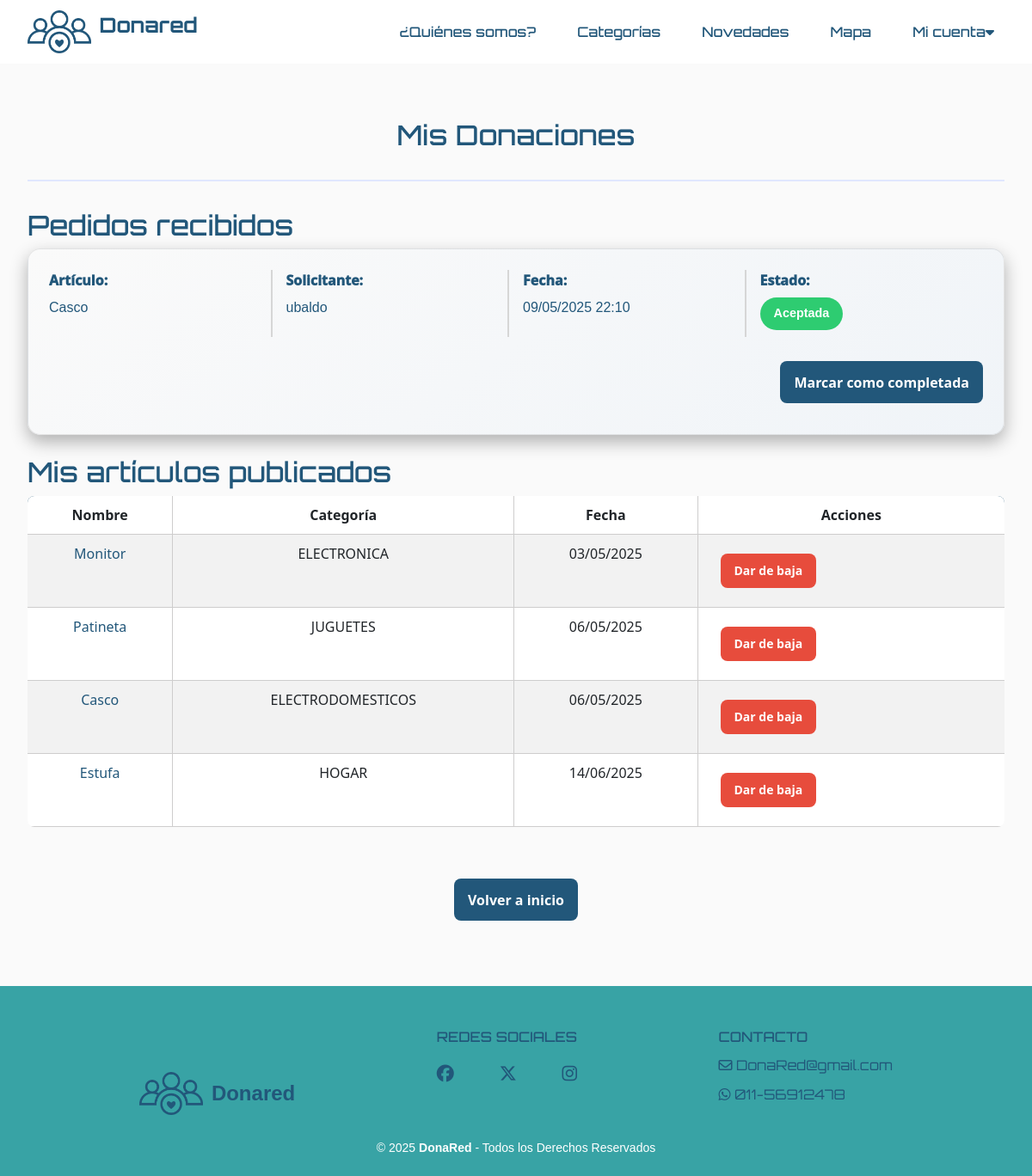
/donaciones/ (signed in), run on an earlier commit of the app's database.
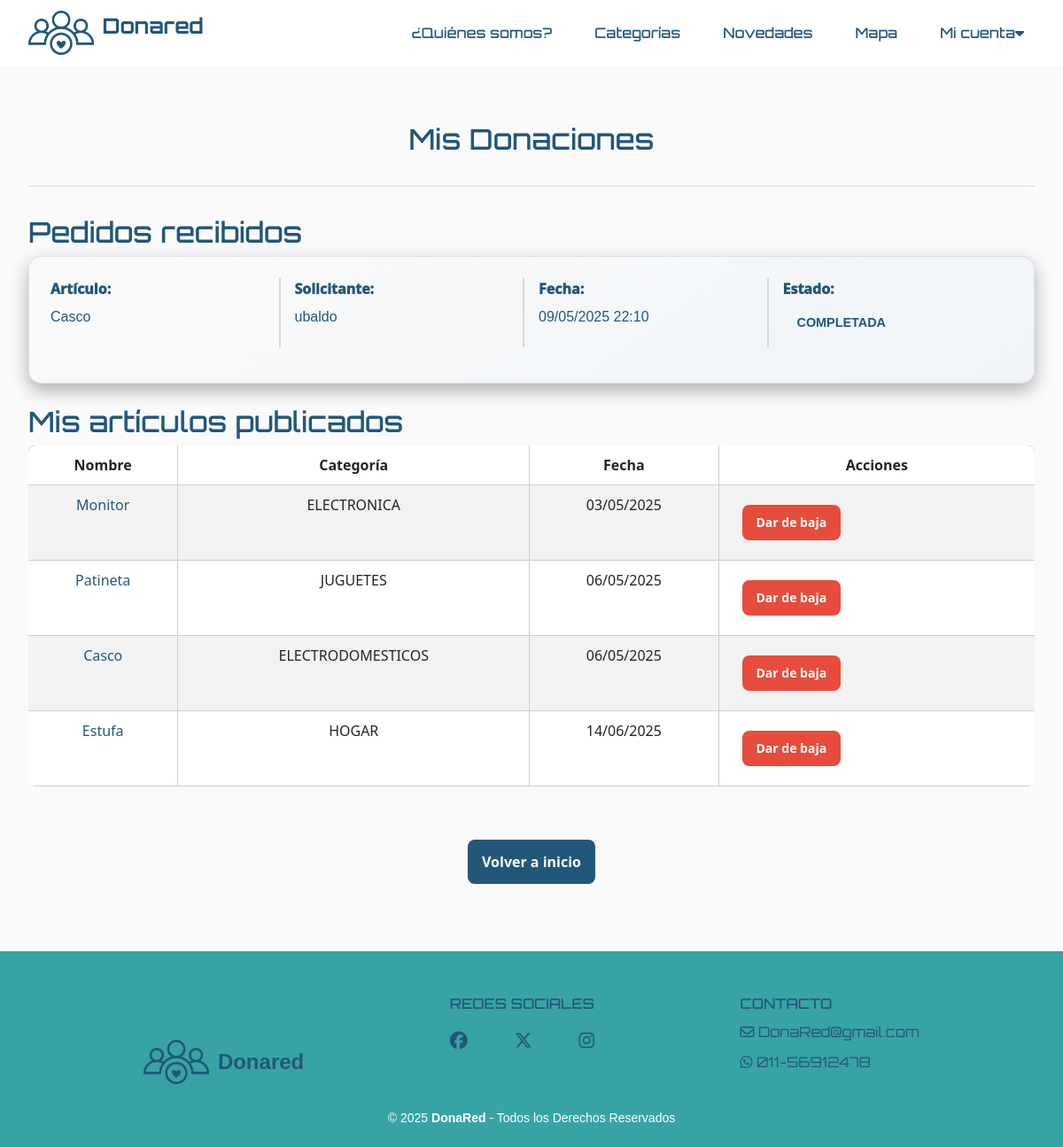
And on a later commit of the database.
### donaredapp/models.py (models this page shows, shortened)
class Solicitud(models.Model):
    item = models.ForeignKey(Item, on_delete=models.CASCADE, related_name='item_solicitudes')
    donante = models.ForeignKey(User, on_delete=models.CASCADE, related_name='donante_solicitudes')
    beneficiario = models.ForeignKey(User, on_delete=models.CASCADE, related_name='beneficiario_solicitudes')
    fecha_creacion = models.DateTimeField(auto_now_add=True)
    STATUS_CHOICES = [
        ('PENDIENTE', 'Pendiente'),
        ('ACEPTADA', 'Aceptada'),
        ('RECHAZADA', 'Rechazada'),
        ('CONCRETADA', 'Concretada'),
    ]
    estado = models.CharField(max_length=20, choices=STATUS_CHOICES, default='PENDIENTE')
    class Meta:
        unique_together = ['item', 'beneficiario']
        verbose_name = 'Donación'
        verbose_name_plural = 'Donaciones'

class Item(models.Model):
    ESTADO_CHOICES = [
        ("activo", "Activo"),
        ("suspendido", "Suspendido"),
        ("donado", "Donado"),
        ("eliminado", "Eliminado"),
    ]
    nombre = models.CharField(max_length=100)
    descripcion = models.TextField(max_length=500)
    categoria = models.ForeignKey(Categoria, on_delete=models.CASCADE)
    fecha_creacion = models.DateTimeField(auto_now_add=True)
    usuario = models.ForeignKey(
        User,
        on_delete=models.CASCADE,
        related_name='items',
        null=True,
    )
    imagen = models.ImageField(upload_to='items/', null=True, blank=True, default='items/sin_imagen.png')
    domicilio = models.CharField(max_length=255, null=True, blank=True)
    estado = models.CharField(max_length=10, choices=ESTADO_CHOICES, default='activo')
    latitude = models.DecimalField(max_digits=9, decimal_places=6, null=True, blank=True)
    longitude = models.DecimalField(max_digits=9, decimal_places=6, null=True, blank=True)

### donaredapp/views_solicitudes.py (the view)
# urls.py: path('donaciones/', views_solicitudes.donaciones, name='donaciones'),
@login_required
def donaciones(request):
    items = Item.objects.filter(usuario=request.user, estado='activo')
    solicitudes = Solicitud.objects.filter(donante=request.user).order_by('-fecha_creacion')
    return render(request, 'donaredapp/donaciones.html', {
        'solicitudes': solicitudes,
        'items': items,
    })

### donaredapp/templates/donaredapp/donaciones.html (shortened to what the changed rows need)
{% extends 'donaredapp/base.html' %}
{% block content %}
<section class="solicitudes-container">
    <div class="solicitudes-header">
        <h2>Mis Donaciones</h2>
    </div>
        <h2>Pedidos recibidos</h2>
        {% if solicitudes %}
            {% for solicitud in solicitudes %}
            <div class="solicitud-card">
                <div class="solicitud-info">
                    <div>
                        <strong>Artículo:</strong>
                        <p><a href="{% url 'donaredapp:tarjeta' item_id=solicitud.item.id %}">{{ solicitud.item.nombre }}</a></p>
                    </div>
                    <div>
                        <strong>Solicitante:</strong>
                        <p>{{ solicitud.beneficiario.username }}</p>
                    </div>
                    <div>
                        <strong>Fecha:</strong>
                        <p>{{ solicitud.fecha_creacion|date:"d/m/Y H:i" }}</p>
                    </div>
                    <div>
                        <strong>Estado:</strong>
                        <p><span class="estado-badge estado-{{ solicitud.estado|lower }}">{{ solicitud.get_estado_display }}</span></p>
                    </div>
                </div>
                <div class="solicitud-actions">
                    {% if solicitud.estado == 'PENDIENTE' %}
                    <form method="post" action="{% url 'donaredapp:gestionar_solicitud' solicitud_id=solicitud.id %}">
                        {% csrf_token %}
                        <input type="hidden" name="action" value="aceptar">
                        <button type="submit" class="btn btn-primary">Aceptar</button>
                    </form>
                    <form method="post" action="{% url 'donaredapp:gestionar_solicitud' solicitud_id=solicitud.id %}">
                        {% csrf_token %}
                        <input type="hidden" name="action" value="rechazar">
                        <button type="submit" class="btn btn-primary">Rechazar</button>
                    </form>
                    {% elif solicitud.estado == 'ACEPTADA' %}
                    <form method="post" action="{% url 'donaredapp:gestionar_solicitud' solicitud_id=solicitud.id %}">
                        <button type="submit" class="btn btn-primary">Marcar como completada</button>
                    </form>
                    {% endif %}
                </div>
            </div>
            {% endfor %}
        {% else %}
            <div class="solicitud-card">
                <p class="text-center">No tienes solicitudes recibidas.</p>
            </div>
        {% endif %}
        <h2>Mis artículos publicados</h2>
        {% if items %}
            <div class="table-responsive">
                <table class="table table-striped">
                    <thead>
                        <tr>
                            <th>Nombre</th>
                            <th>Categoría</th>
                            <th>Fecha</th>
                            <th>Acciones</th>
                        </tr>
                    </thead>
                </table>
            </div>
        {% else %}
            <div class="solicitud-card">
                <p class="text-center">No tienes artículos publicados.</p>
            </div>
        {% endif %}
</section>
{% endblock %}

What changed in the data, as far as the page shows it:
changed Solicitud "Casco": estado "Aceptada" → "COMPLETADA"; no longer shows "Marcar como completada"
